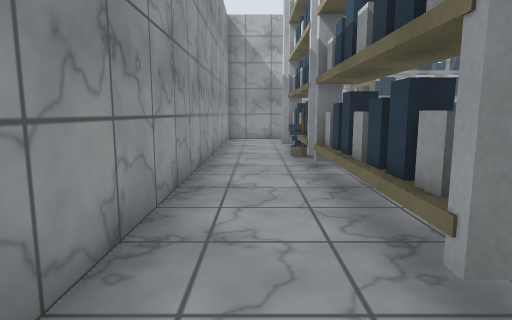
View 1 (above)

24 first-person views from a walk through a scene from a Unity 3-D project. The camera is 1.3 m above the floor, tilts 8° down and sees 75° across. Doors are open. The floor is counted in squares, 1 m on a side. Each view is taken from the middle of a square. On the plan, view 1 faces up. The plan holds only what a view shows up to about 14 squares ahead; the rest is blank. The place goes on beyond the plan. The player is left out. Surface patterns are stand-ins for the level's own textures.

View 2
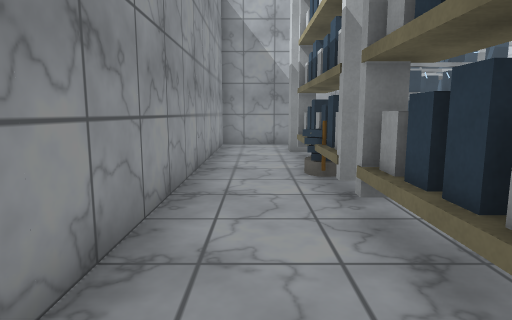

View 3
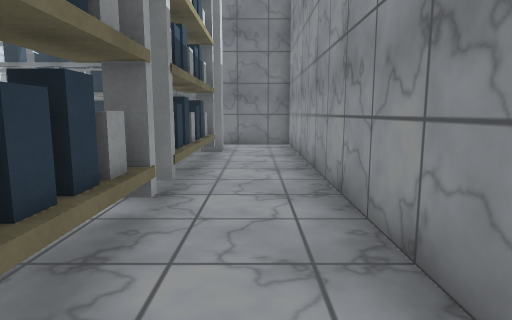

View 4
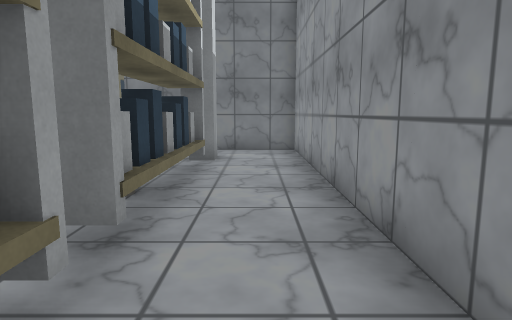

View 5
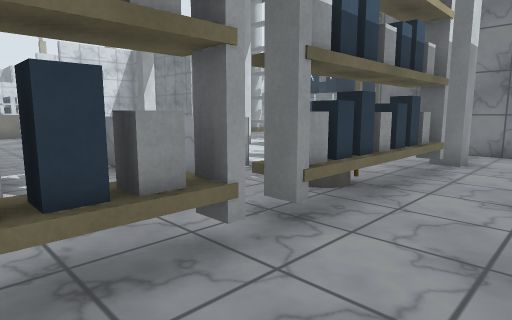

View 6
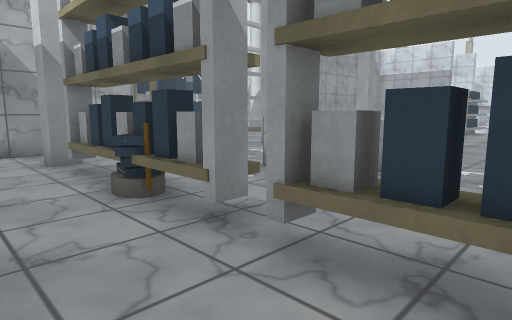

View 7
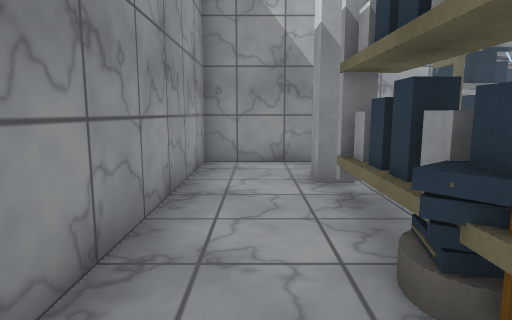

View 8
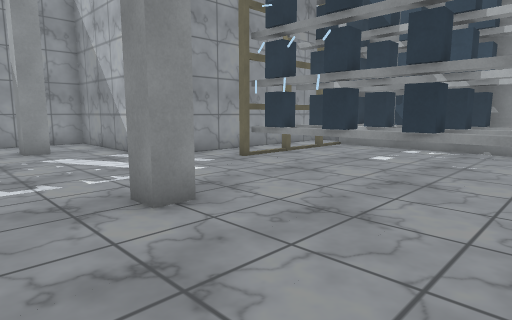

View 9
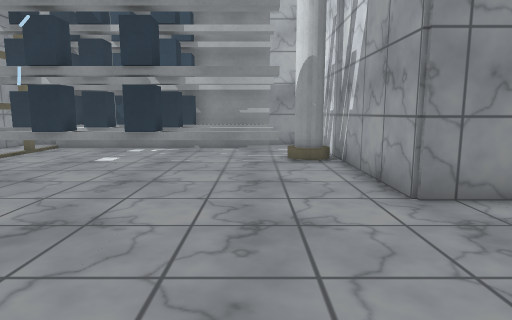

View 10
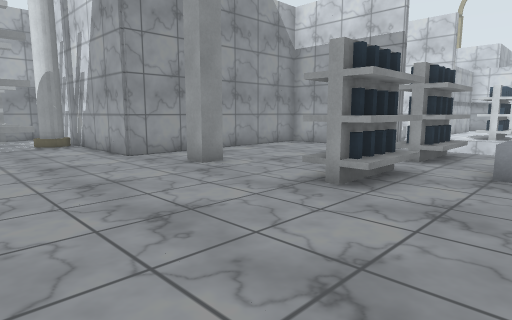

View 11
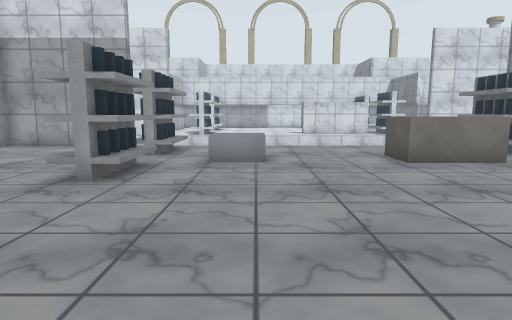

View 12
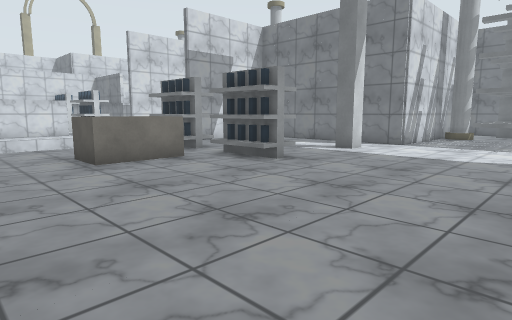

View 13
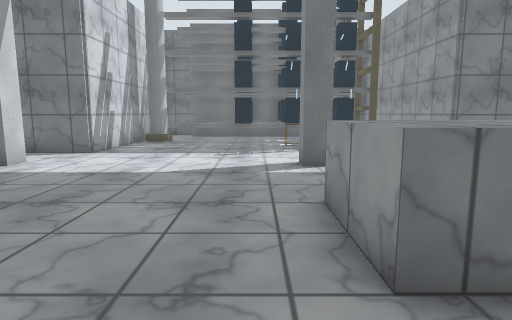

View 14
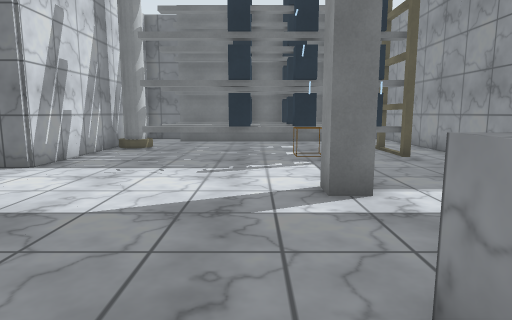

View 15
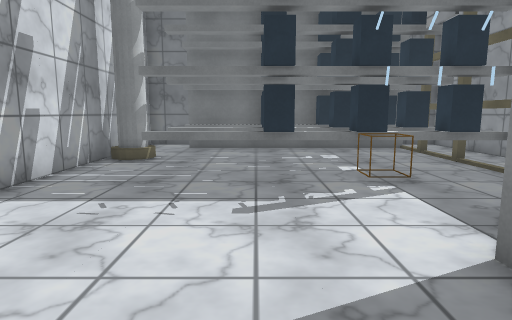

View 16
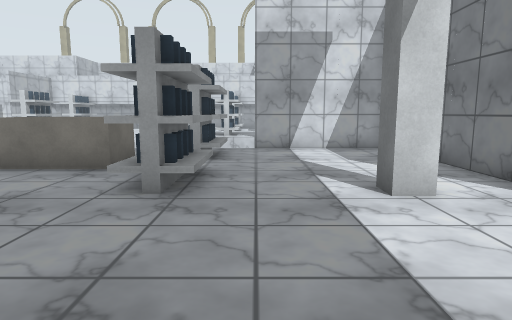

View 17
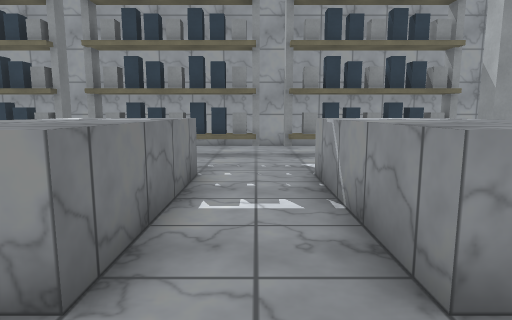

View 18
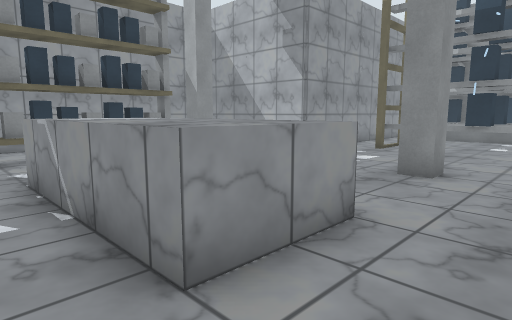

View 19
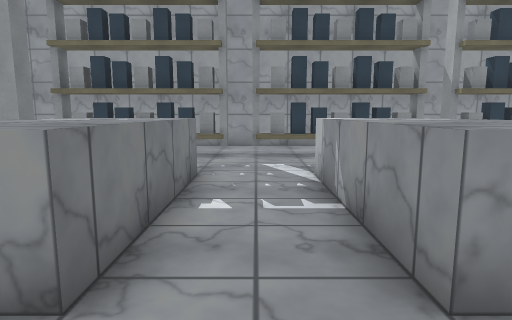

View 20
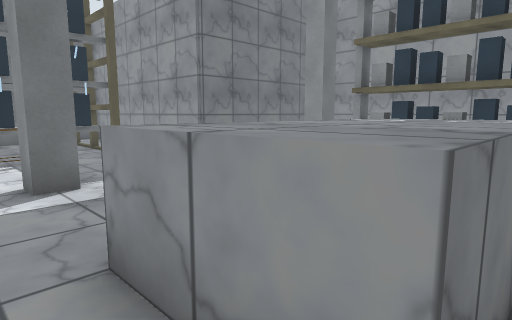

View 21
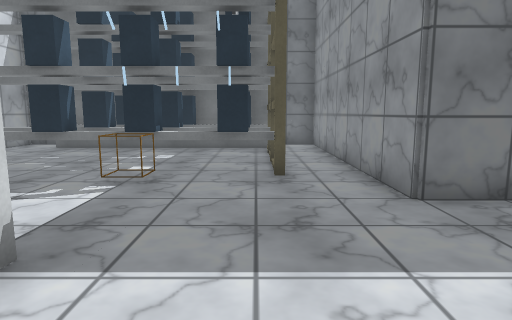

View 22
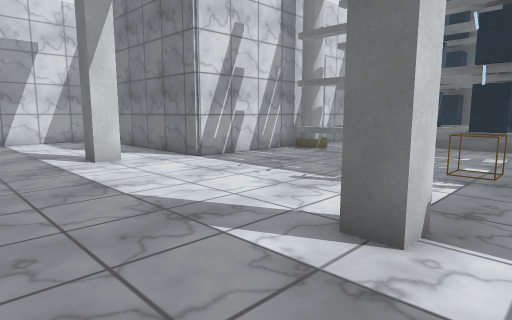

View 23
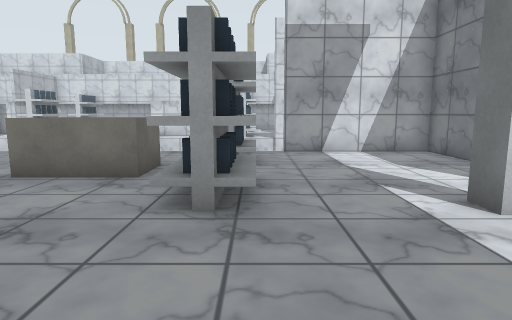

View 24
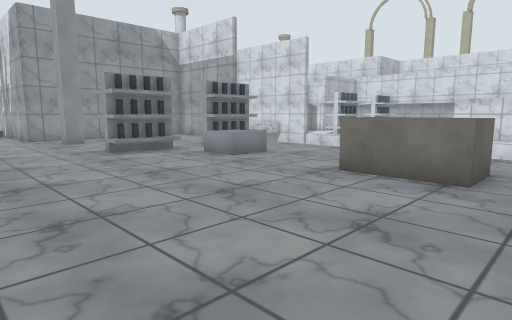

### Floor plan
Key: @ floor where view 1 was taken; # wall or solid block; x gap in a wall; . floor; ^ raised ledge; T thing the floor can be seen under or through; O other object.
Columns run from 2 left of view 1 to 25 right of it. Each row starts with its distance up from view 1.
 26       ##
 25       #..  #  #####
 24       #..OOOOOO^^ #
 23       #..#........#
 22       #..OOOOOO^^x#
 21       #..#........##
 20       #..OOOOOO^^..#
 19       #..OO.O.O....#
 18       #............#
 17 #######............#########
 16 #..........................#
 15 #...#.......#.......#......#
 14 #...x......................#
 13 #..#O....................
 12 #..#O   .  ...........
 11 #..#OO .^^^^........#   #
 10 #..OO..^^^^^^.......##..##.
  9 #..TOO.^^^^^^..............
  8 #..TT.................OO..
  7 #..TO.................OO...
  6 #..TO...^^^^.. ............
  5 #..TOO ^ ^^^^ .............
  4 #..TO. ^^^^^^..............
  3 #..TOO................OO...
  2 #..TT.................OO...
  1 #..#O...^^^^..........OO...
  0 #.@#O..^^^^^^..............
 -1 #..#OO.^^^^^^.......##..##
 -2 #..#O  .............##..##.
 -3 #..#OO   . ................x
 -4 #..##.   ..................#
 -5 #..##. .....#.......#......#
 -6 #..........................#
 -7 #...  .....................#
 -8 #######............#########
 -9       #....OO......#
-10       #..OOOOOO^^..#
-11       #..OO.O.O....#
-12       #..#.......###
-13       #..OOOOOO^^##
-14       #..#........#
-15       #..OOOOOO^^ #
-16       #..##########
-17       ####

Where each view was taken, in squares from view 1:
view 1: 0 up, 0 right, facing up
view 2: 3 up, 0 right, facing up
view 3: 6 up, 0 right, facing down
view 4: 4 up, 0 right, facing down
view 5: 4 up, 1 left, facing down-right
view 6: 5 up, 1 left, facing up-right
view 7: 8 up, 0 right, facing up
view 8: 12 up, 14 right, facing up-left
view 9: 12 up, 14 right, facing up
view 10: 7 up, 12 right, facing up-right
view 11: 7 up, 11 right, facing right
view 12: 6 up, 11 right, facing down-right
view 13: 3 up, 11 right, facing down
view 14: 0 up, 11 right, facing down
view 15: 3 down, 12 right, facing down
view 16: 3 down, 12 right, facing right
view 17: 7 up, 12 right, facing left
view 18: 7 up, 12 right, facing up-left
view 19: 2 up, 12 right, facing left
view 20: 1 up, 11 right, facing down-left
view 21: 3 down, 7 right, facing down
view 22: 2 down, 8 right, facing down-right
view 23: 2 down, 13 right, facing right
view 24: 1 down, 13 right, facing up-right
